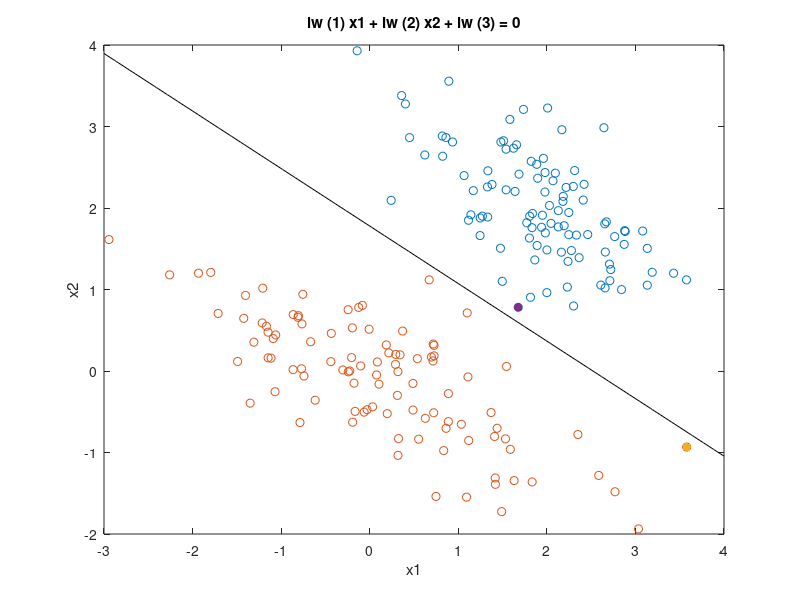

Write MATLAB code to recreate this figure. (Note: this script raises an error after producing the figure.)
load('d1b.mat');
% Implementation for 1.2 to be extended to 2.1

H = eye(3);
f = zeros(size(H,2),1); % f is the vector for costs, we do not use this. Hence 0.
t = [1;1;1;-1;-1;-1]; % target values. Should be +-1.
Xi = [2 2; 4 4; 4 0; 0 0; 2 0; 0 2]; % points coordinates
A = -[diag(t)*Xi t] % LH-side of constraint and target values
b = -ones(6,1);
lw = quadprog(H,f,A,b);
%figure(1);
%svmtrain(Xi, t, 'showplot', true); % Why does this plot turn out the way it does?
%figure(2);
%line = @(x1,x2) lw(1)*x1 + lw(2)*x2 + lw(3); % The corresponding line for primal.
%ezplot(line, [0 4 0 4]) % plot the line from quadprog

% 2.1
H = eye(3);
f = zeros(size(H,2),1);
b = -abs(Y);
A = -[diag(Y)*X Y];
lw = quadprog(H, f, A, b)
line = @(x1,x2) lw(1)*x1 + lw(2)*x2 + lw(3);
figure(1);
e = ezplot(line, [-3 4 -2 4])
set(e,'Color', 'black');
hold on
% slow for-loop but gets the job done.
xBelow = [];
yBelow = [];
xSVBelow = [];
minBelow = 1000;
xAbove = [];
yAbove = [];
xSVAbove = [];
margin = 1/sqrt(lw(1)^2 + lw(2)^2);
minAbove = 1000;
margin
for i=1:size(Y,1)
    lineVal = line(X(i,1), X(i,2));
    xDist = abs(lw(1)*X(i,1) + lw(2)*X(i,2) + lw(3))/sqrt(lw(1)^2+lw(2)^2);
    xDist;
    if lineVal < 0
        xBelow = [xBelow; X(i,:)];
        yBelow = [yBelow; Y(i)];
        if xDist < minBelow%margin
           minBelow = xDist;
           xSVBelow = X(i,:);
        end
    else
        xAbove = [xAbove; X(i,:)];
        yAbove = [yAbove; Y(i)];
        if xDist < minAbove%margin
            minAbove = xDist;
            xSVAbove = X(i,:);
        end
    end
end
hold on
scatter(xBelow(:,1), xBelow(:,2), [], 'red');
hold on
scatter(xAbove(:,1), xAbove(:,2), [], 'blue');
hold on
scatter(xSVAbove(1,1), xSVAbove(1,2), 'blue', 'filled');
hold on
scatter(xSVBelow(1,1), xSVBelow(1,2), 'red', 'filled');

% TODO: How many support vectors do we have? Arbitrary? or all that have
%       minimum distance to the line?
%scatter(X(:,1),X(:,2))
hold off
figure(2);
svmtrain(X,Y,'showplot', true);

%% 2.1
load('d2.mat');
H = eye(3);
f = zeros(size(H,2),1);
b = -abs(Y);
A = -[diag(Y)*X Y];
lw = quadprog(H, f, A, b);
line = @(x1,x2) lw(1)*x1 + lw(2)*x2 + lw(3);
figure(1);
e = ezplot(line, [-2.5 2.5 -2.5 2.5]);
set(e,'Color', 'black');
hold on
% slow for-loop but gets the job done.
xBelowC = [];
yBelowC = [];
xBelowW = [];
yBelowW = [];
xAboveC = [];
yAboveC = [];
xAboveW = [];
yAboveW = [];

margin = 1/sqrt(lw(1)^2 + lw(2)^2);
minAbove = 1000;
minBelow = 1000;

for i=1:size(Y,1)
    lineVal = line(X(i,1), X(i,2));
    xDist = abs(lw(1)*X(i,1) + lw(2)*X(i,2) + lw(3))/sqrt(lw(1)^2+lw(2)^2);
    xDist;
    if lineVal < 0
        if Y(i) == 1
            xBelowC = [xBelowC; X(i,:)];
            yBelowC = [yBelowC; Y(i)];
        else 
            xBelowW = [xBelowW; X(i,:)];
            yBelowW = [yBelowW; X(i,:)];
        end
        
        if xDist < minBelow%margin
           minBelow = xDist;
           xSVBelow = X(i,:);
        end
    else
        if Y(i) == -1
            xAboveC = [xAboveC; X(i,:)];
            yAboveC = [yAboveC; Y(i)];
        else
            xAboveW = [xAboveW; X(i,:)];
            yAboveW = [yAboveW; Y(i)];
        end
        if xDist < minAbove%margin
            minAbove = xDist;
            xSVAbove = X(i,:);
        end
    end
end
hold on
scatter(xBelowC(:,1), xBelowC(:,2), [], 'red', 'filled');
hold on
scatter(xBelowW(:,1), xBelowW(:,2), [], 'blue');
hold on
scatter(xAboveC(:,1), xAboveC(:,2), [], 'blue', 'filled');
hold on
scatter(xAboveW(:,1), xAboveW(:,2), [], 'red');
hold off

lineQPT = 0;
lineSMOT = 0;
quadQPT = 0;
quadSMOT = 0;
rbfSMOT = 0;
rbfQPT = 0;
wLineQP = 0;
wLineSMO = 0;


for i=1:5
    indices = randperm(size(Y,1));
    testIndices = indices(1:round(size(Y,1)/5));
    trainIndices = indices(round(size(Y,1)/5):end);
    
    xTrain = X(trainIndices, :);
    yTrain = Y(trainIndices, :);
    xTest = X(testIndices, :);
    yTest = Y(testIndices, :);


    tic
    svmStruct = svmtrain(xTrain, yTrain, 'kernel_function', 'linear', 'method', 'QP');
    group = svmclassify(svmStruct, xTest);
    wLineQP = wLineQP + sum(not(group == yTest));
    lineQPT = toc + lineQPT;
    
    tic;
    svmStruct = svmtrain(xTrain, yTrain, 'kernel_function', 'linear', 'method', 'SMO');
    group = svmclassify(svmStruct, xTest);
    wLineSMO = wLineSMO + sum(not(group == yTest));
    lineSMOT = toc + lineSMOT;


    tic;
    svmStruct = svmtrain(xTrain, yTrain, 'kernel_function', 'quadratic', 'method', 'QP');
    group = svmclassify(svmStruct, xTest);
    sum(not(group == yTest));
    quadQPT =toc + quadQPT;
    
    
    tic;
    svmStruct = svmtrain(xTrain, yTrain, 'kernel_function', 'quadratic', 'method', 'SMO');
    group = svmclassify(svmStruct, xTest);
    sum(not(group == yTest));
    quadSMOT = toc + quadSMOT;
    
    
    tic;
    svmStruct = svmtrain(xTrain, yTrain, 'kernel_function', 'rbf', 'method', 'QP');
    group = svmclassify(svmStruct, xTest);
    sum(not(group == yTest));
    rbfQPT = toc + rbfQPT;
    
    
    tic;
    svmStruct = svmtrain(xTrain, yTrain, 'kernel_function', 'rbf', 'method', 'SMO');
    group = svmclassify(svmStruct, xTest);
    sum(not(group == yTest));
    rbfSMOT = toc + rbfSMOT;
    
end
wLineQPproc = wLineQP / (size(yTest,1)*5)
wLineSMOproc = wLineQP / (size(yTest,1)*5)
